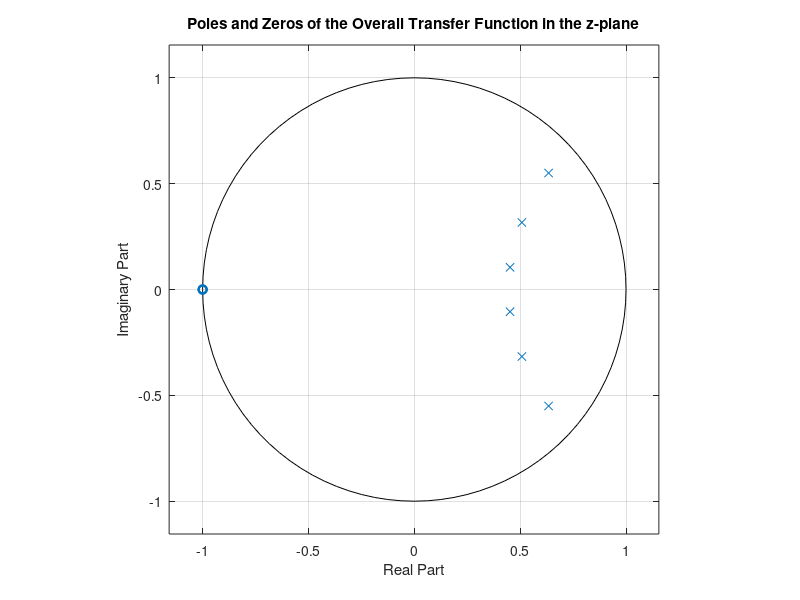
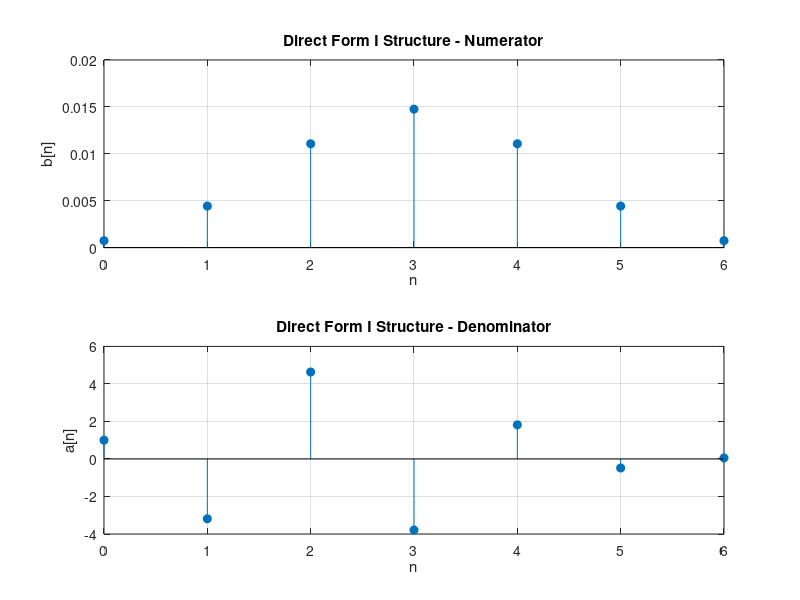
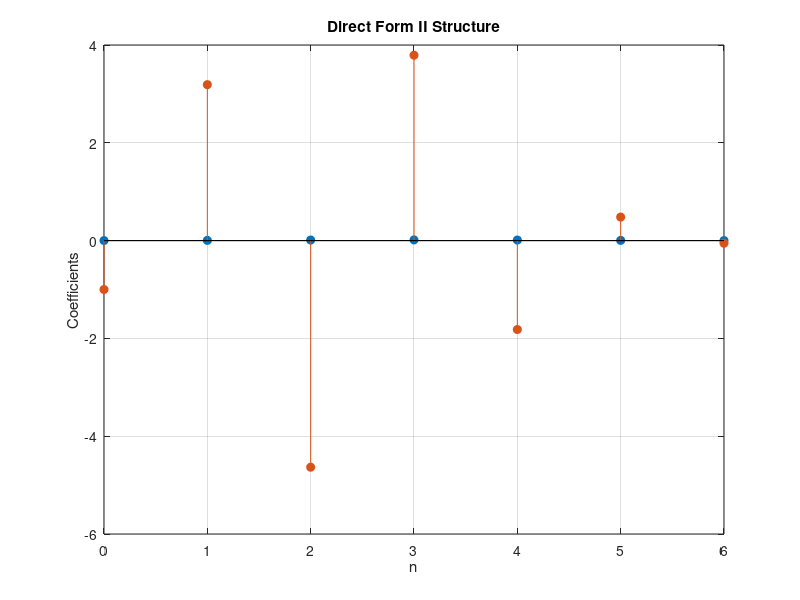

MATLAB code for these plots, in order:
% Define the coefficients for each second-order section
% Section 1
b1 = [0.0007378, 0.0007378*2, 0.0007378]; % Numerator coefficients
a1 = [1, -1.2686, 0.7051]; % Denominator coefficients
 
% Section 2
b2 = [1, 2, 1];
a2 = [1, -1.016, 0.3583];
 
% Section 3
b3 = [1, 2, 1];
a3 = [1, -0.9044, 0.2155];
 
% Combine into a matrix with 6 columns (3 for numerator, 3 for denominator)
sos = [b1, a1;
       b2, a2;
       b3, a3];
 
% Extract the gain for each section, which is often 1 if not specified otherwise
g = [1; 1; 1]; % Assuming gain of 1 for simplicity
 
% Convert second-order sections to transfer function form
[b, a] = sos2tf(sos, g);
 
% Display the overall transfer function coefficients
disp('Numerator coefficients of the overall transfer function:');
disp(b);
disp('Denominator coefficients of the overall transfer function:');
disp(a);
 
% Find the poles and zeros of the overall transfer function
poles_overall = roots(a);
zeros_overall = roots(b);
 
% Plot the poles and zeros of the overall transfer function in the z-plane
figure;
zplane(zeros_overall, poles_overall);
title('Poles and Zeros of the Overall Transfer Function in the z-plane');
xlabel('Real Part');
ylabel('Imaginary Part');
grid on;
 
% Plot the Direct Form I structure
figure;
 
% Plot numerator part
subplot(2,1,1);
stem(0:length(b)-1, b, 'filled');
title('Direct Form I Structure - Numerator');
xlabel('n');
ylabel('b[n]');
grid on;
 
% Plot denominator part
subplot(2,1,2);
stem(0:length(a)-1, a, 'filled');
title('Direct Form I Structure - Denominator');
xlabel('n');
ylabel('a[n]');
grid on;
 
% Plot the Direct Form II structure
figure;
 
% Prepare vectors for plotting
len_b = length(b);
len_a = length(a);
 
% Ensure vectors are the same length for plotting
if len_b > len_a
    a = [a, zeros(1, len_b - len_a)]; % Extend a if necessary
elseif len_a > len_b
    b = [b, zeros(1, len_a - len_b)]; % Extend b if necessary
end
 
% Plot combined part
stem(0:length(b)-1, b, 'filled'); % Numerator
hold on;
stem(0:length(a)-1, -a, 'filled'); % Denominator (inverted sign for clarity)
hold off;
 
title('Direct Form II Structure');
xlabel('n');
ylabel('Coefficients');
grid on;
